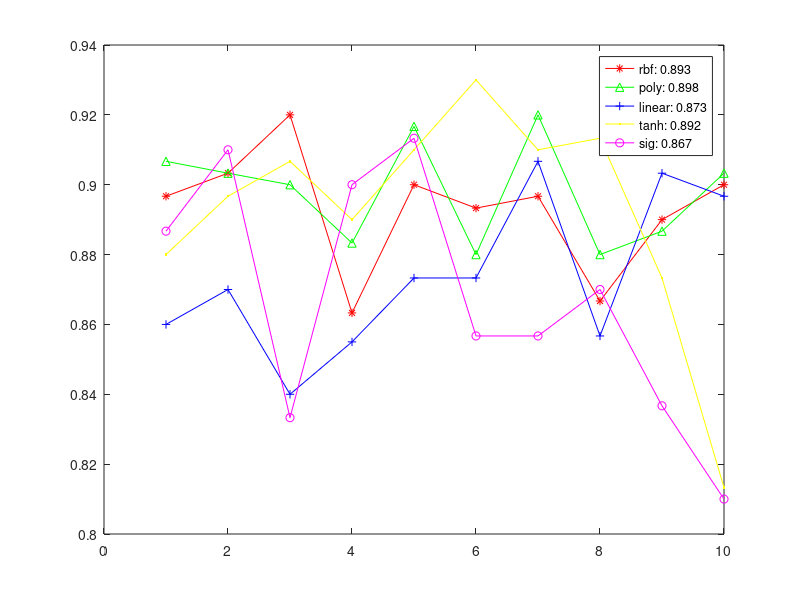

Reproduce this figure in MATLAB.
function plotMKLieDA2


Y1=[0.8967,0.9033,0.92,0.8633,0.9,0.8933,0.8967,0.8667,0.89,0.9];%rbf
Y2=[0.9067,0.9033,0.9,0.8833,0.9167,0.88,0.92,0.88,0.8867,0.9033];%polym
Y3=[0.86,0.87,0.84,0.855,0.8733,0.8733,0.9067,0.8567,0.9033,0.8967];%linear
Y4=[0.88,0.8967,0.9067,0.89,0.91,0.93,0.91,0.9133,0.8733,0.8133];%tanh
Y5=[0.8867,0.91,0.8333,0.9,0.9133,0.8567,0.8567,0.87,0.8367,0.81];%sig

X=1:1:10;

hold off

plot(X,Y1,'-r*');hold on
plot(X,Y2,'-g^');hold on
plot(X,Y3,'-b+');hold on
plot(X,Y4,'-y.');hold on
plot(X,Y5,'-mo');hold on

l1=sprintf('rbf: %0.3f',mean(Y1));
l2=sprintf('poly: %0.3f',mean(Y2));
l3=sprintf('linear: %0.3f',mean(Y3));
l4=sprintf('tanh: %0.3f',mean(Y4));
l5=sprintf('sig: %0.3f',mean(Y5));

legend(l1,l2,l3,l4,l5);